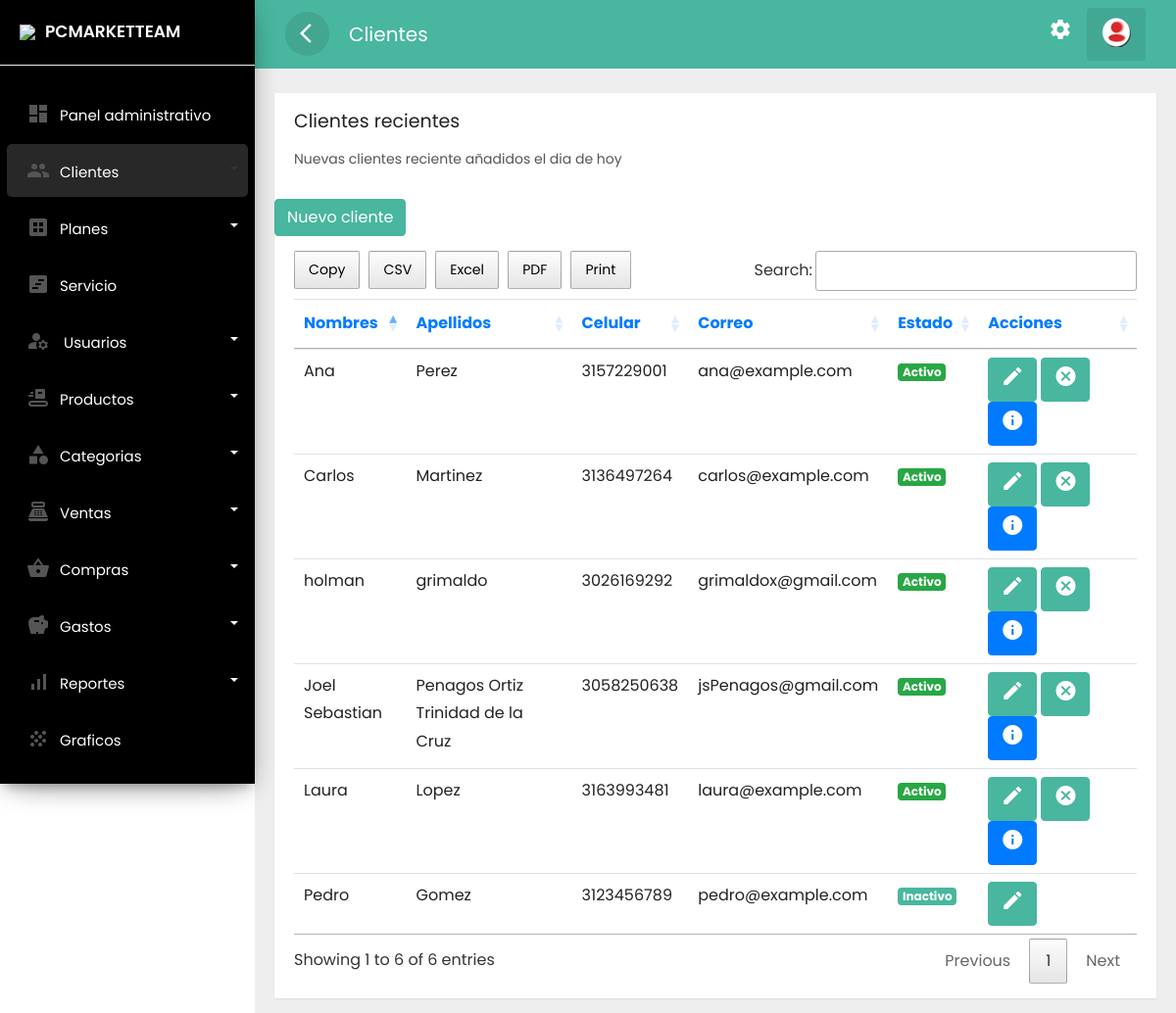
Before: /frontend/clientes/mostrar.php (signed in) with the older database file.
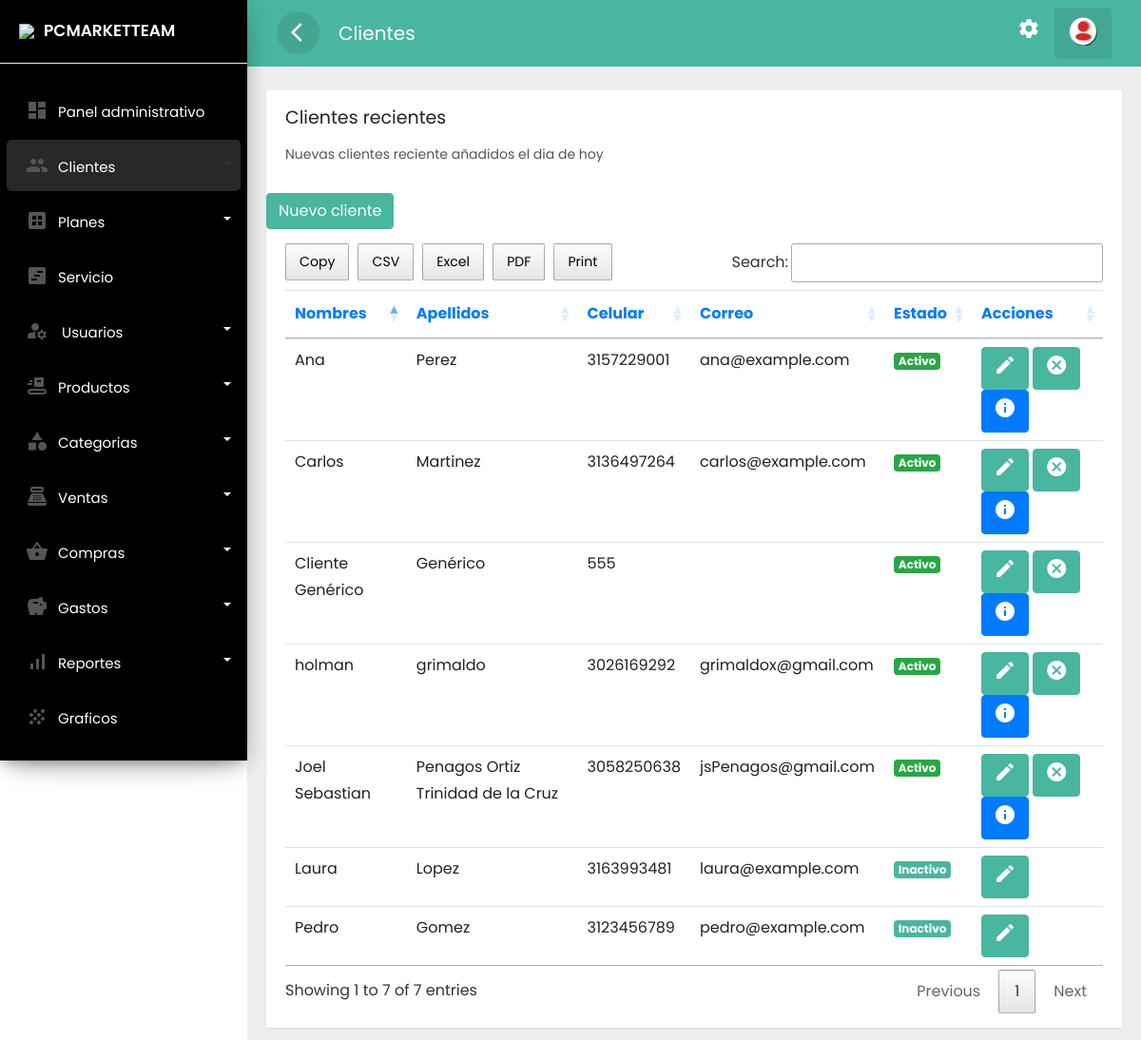
After: the same page with the newer database file.
### tables this page shows
CREATE TABLE `clientes` (
  `idclie` int(11) NOT NULL,
  `numid` char(8) NOT NULL,
  `nomcli` text NOT NULL,
  `apecli` text NOT NULL,
  `naci` date NOT NULL,
  `correo` varchar(30) NOT NULL,
  `celu` char(10) NOT NULL,
  `estad` varchar(15) NOT NULL,
  `fere` timestamp NOT NULL DEFAULT current_timestamp()
);

### frontend/clientes/mostrar.php (the view, shortened to what the changed rows need)
<?php if(isset($_SESSION['id'])) { ?>
<!doctype html>
<html lang="es">
  <head>
        <link rel="stylesheet" href="../../backend/css/bootstrap.min.css">
        <link rel="stylesheet" href="../../backend/css/custom.css">
        <link rel="stylesheet" href="../../backend/css/loader.css">
    <link rel="stylesheet" type="text/css" href="../../backend/css/datatable.css">
    <link rel="stylesheet" type="text/css" href="../../backend/css/buttonsdataTables.css">
    <link rel="stylesheet" type="text/css" href="../../backend/css/font.css">
  </head>
  <body>
<div class="wrapper">
        <nav id="sidebar">
            <div class="sidebar-header">
                <h3><img src="../../backend/img/favicon.png" class="img-fluid"/><span>PCMARKETTEAM</span></h3>
            </div>
            <ul class="list-unstyled components">
               <li  class="">
                    <a href="../administrador/escritorio.php" class="dashboard"><i class="material-icons">dashboard</i><span>Panel administrativo</span></a>
                </li>
                <li class="dropdown active">
                    <a href="#homeSubmenu1" data-toggle="collapse" aria-expanded="false" class="dropdown-toggle">
                         <i class="material-icons">group</i><span>Clientes</span></a>
                </li>
                <li class="dropdown">
                    <a href="#pageSubmenu2" data-toggle="collapse" aria-expanded="false" class="dropdown-toggle">
                         <i class="material-icons">dataset</i><span>Planes</span></a>
                </li>
                <li class="">
                    <a href="../servicio/mostrar.php"><i class="material-icons">view_timeline</i><span>Servicio</span></a>
                </li>
                     <li class="dropdown">
                    <a href="#pageSubmenu3" data-toggle="collapse" aria-expanded="false" class="dropdown-toggle">
                         <i class="material-icons">manage_accounts</i>
                         <span>Usuarios</span></a>
                </li>
                      <li class="dropdown">
                    <a href="#pageSubmenu4" data-toggle="collapse" aria-expanded="false" class="dropdown-toggle">
                         <i class="material-icons">conveyor_belt</i><span>Productos</span></a>
                </li>
                    <li class="dropdown">
                    <a href="#pageSubmenu5" data-toggle="collapse" aria-expanded="false" class="dropdown-toggle">
                         <i class="material-icons">category</i><span>Categorias</span></a>
                </li>
                  <li class="dropdown">
                    <a href="#pageSubmenu6" data-toggle="collapse" aria-expanded="false" class="dropdown-toggle">
                         <i class="material-icons">point_of_sale</i><span>Ventas</span></a>
                </li>
                 <li class="dropdown">
                    <a href="#pageSubmenu09" data-toggle="collapse" aria-expanded="false" class="dropdown-toggle">
                         <i class="material-icons">shopping_basket</i><span>Compras</span></a>
                </li>
                <li class="dropdown">
                    <a href="#pageSubmenu010" data-toggle="collapse" aria-expanded="false" class="dropdown-toggle">
                         <i class="material-icons">savings</i><span>Gastos</span></a>
                </li>
                    <li class="dropdown">
                    <a href="#pageSubmenu7" data-toggle="collapse" aria-expanded="false" class="dropdown-toggle">
                         <i class="material-icons">signal_cellular_alt</i><span>Reportes</span></a>
                </li>
                <li class="">
                    <a href="../graficos/mostrar.php"><i class="material-icons">grain</i><span>Graficos</span></a>
                </li>
               <li class="">
                    <a href="../cuenta/configuracion.php"><i class="material-icons">settings</i><span>Configuracion</span></a>
                </li>
            </ul>
        </nav>
        <div id="content">
          <div class="top-navbar">
            <nav class="navbar navbar-expand-lg">
                <div class="container-fluid">
                    <button type="button" id="sidebarCollapse" class="d-xl-block d-lg-block d-md-mone d-none">
                        <span class="material-icons">arrow_back_ios</span>
                    </button>
                         <a class="navbar-brand" href="#"> Clientes </a>
                    <div class="collapse navbar-collapse d-lg-block d-xl-block d-sm-none d-md-none d-none" id="navbarSupportedContent">
                        <ul class="nav navbar-nav ml-auto">
                         <li class="nav-item">
                                <a class="nav-link" href="../cuenta/configuracion.php">
                                        <span class="material-icons">settings</span>
                                        </a>
                            </li>
                            <li class="dropdown nav-item active">
                                <a href="#" class="nav-link" data-toggle="dropdown">
                                   <img src="../../backend/img/reere.png" >
                               </a>
                            </li>
                        </ul>
                    </div>
                </div>
            </nav>
         </div>
               <div class="main-content">
                         <div class="row ">
                        <div class="col-lg-12 col-md-12">
                            <div class="card" style="min-height: 485px">
                                <div class="card-header card-header-text">
                                    <h4 class="card-title">Clientes recientes</h4>
                                    <p class="category">Nuevas clientes reciente añadidos el dia de hoy</p>
                                </div>
                                <br>
                                <a href="../clientes/nuevo.php" class="btn btn-danger text-white"
                            >Nuevo cliente</a>
                            <br>
                                <div class="card-content table-responsive">
                                    <?php
                               require '../../backend/bd/ctconex.php';
 $sentencia = $connect->prepare("SELECT * FROM clientes order BY nomcli DESC;");
 $sentencia->execute();
$data =  array();
if($sentencia){
  while($r = $sentencia->fetchObject()){
    $data[] = $r;
  }
}
   ?>
   <?php if(count($data)>0):?>
                                    <table class="table table-hover" id="example">
                                        <thead class="text-primary">
                                            <tr>
                                            <th>Nombres</th>
                                            <th>Apellidos</th>
                                            <th>Celular</th>
                                            <th>Correo</th>
                                            <th>Estado</th>
                                            <th>Acciones</th>
                                        </tr></thead>
                                        <tbody>
                                            <?php foreach($data as $g):?>
                                            <tr>
                                                <td><?php echo  $g->nomcli; ?></td>
                                                <td><?php echo  $g->apecli; ?></td>
                                                <td><?php echo  $g->celu; ?></td>
                                                <td><?php echo  $g->correo; ?></td>
                                                <td><?php    if($g->estad =='Activo')  { ?>
    <span class="badge badge-success">Activo</span>
               <?php  }   else {?>
    <span class="badge badge-danger">Inactivo</span>
     <?php  } ?> </td>
                                                <td>
        <?php    if($g->estad =='Activo')  { ?>
    <a class="btn btn-warning text-white" href="../clientes/actualizar.php?id=<?php echo  $g->idclie; ?>"><i class='material-icons' data-toggle='tooltip' title='crear'>edit</i></a>
    <a class="btn btn-danger text-white" href="../clientes/eliminar.php?id=<?php echo  $g->idclie; ?>"><i class='material-icons' data-toggle='tooltip' title='crear'>cancel</i></a>
    <a class="btn btn-primary text-white" href="../clientes/informacion.php?id=<?php echo  $g->idclie; ?>"><i class='material-icons' data-toggle='tooltip' title='crear'>info</i></a>
                <?php  }   else {?>
<a class="btn btn-warning text-white" href="../clientes/actualizar.php?id=<?php echo  $g->idclie; ?>"><i class='material-icons' data-toggle='tooltip' title='crear'>edit</i></a>
            <?php  } ?>
                                                </td>
                                            </tr>
                                            <?php endforeach; ?>
                                        </tbody>
                                    </table>
    <?php endif; ?>
                                </div>
                            </div>
                        </div>
                    </div>
                         </div>
        </div>
    </div>
  </body>
  </html>
<?php }else{
    header('Location: ../error404.php');
 } ?>

Changed rows visible on the page:
changed clientes "Laura": estad "Activo" → "Inactivo"
added clientes: nomcli "Cliente Genérico", apecli "Genérico", celu "555", estad "Activo"
Other visible differences:
text written by a page script: "Copy CSV Excel PDF Print Search: Showing 1 to 6 of 6 entries Previous 1 Next" → "Copy CSV Excel PDF Print Search: Showing 1 to 7 of 7 entries Previous 1 Next"
